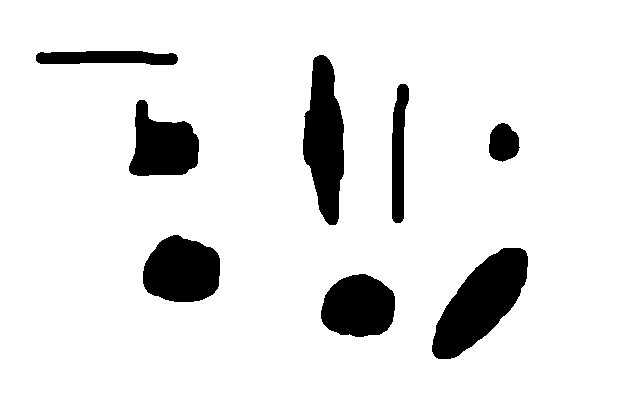
//> input picture shapes.png, 640 x 400 px
$ ./03circleFinder   (built with g++ and OpenCV 4)
//> lines starting //> are read from the running program, lines starting //| are printed output that depends on the picture; after the words box and inside, x2 and y2 are one past the last pixel; in counts of white or black regions, pixels touching at a corner belong together
#include <opencv2/opencv.hpp>
#include <stdio.h>

using namespace cv;

int main( int argc, char** argv )
{
	Mat image;
	Mat imageGray;
	image = imread("../shapes.png", 1);
//> image is the input picture: 400 rows x 640 cols, CV_8UC3; min 0, max 255, mean 229.1

	cvtColor( image, imageGray, CV_BGR2GRAY );

	std::vector<std::vector<Point> > contours;
	std::vector<Vec4i> hierarchy;

	/// Find contours
	findContours( imageGray, contours, hierarchy, CV_RETR_TREE, CV_CHAIN_APPROX_SIMPLE, Point(0, 0) );
//> contours = 9 contours; largest, box (x1, y1, x2, y2) and area: (0, 0, 640, 400) 254961, (431, 247, 529, 360) 5868, (302, 54, 345, 226) 4910, (142, 234, 221, 303) 4187, (320, 273, 396, 338) 3790

	// Start random number generator with a known seed
	RNG rng(12345);

	/// Draw contours
	Mat drawing = Mat::zeros( image.size(), CV_8UC3 );
	for( int i = 0; i< contours.size(); i++ )
	{
		// Calculate perimeter length
		double perimeter = arcLength(contours[i], 1);
		double area = contourArea(contours[i], true);
		double compactness = perimeter * perimeter / (4 * 3.141592 * area);
		printf("perimeter: %8.3f  area: %8.3f   compactness: %8.3f\n", perimeter, area, compactness);

		if(compactness < 1.4)
		{
			// Draw contour
			Scalar color = Scalar( rng.uniform(0, 255), rng.uniform(0,255), rng.uniform(0,255) );
			drawContours( drawing, contours, i, color, 4, 8, hierarchy, 0, Point() );
		}
		else
		{
			// Draw contour
			Scalar color = Scalar( rng.uniform(0, 255), rng.uniform(0,255), rng.uniform(0,255) );
			drawContours( drawing, contours, i, color, 1, 8, hierarchy, 0, Point() );
		}

	}
//> this loop made 9 passes
//> (perimeter, area, compactness) on passes 1 to 9: (2076, -254961, -1.35), (234.9, 3790.5, 1.16), (335.4, 5867.5, 1.53), (247.5, 4187, 1.16), (119.4, 954, 1.19), (271.5, 3661, 1.6), (300.8, 1775, 4.06), (388.1, 4910.5, 2.44), (306.8, 1787, 4.19)
//| perimeter: 2076.000  area: -254961.000   compactness:   -1.345
//| perimeter:  234.894  area: 3790.500   compactness:    1.158
//| perimeter:  335.404  area: 5867.500   compactness:    1.526
//| perimeter:  247.480  area: 4187.000   compactness:    1.164
//| perimeter:  119.397  area:  954.000   compactness:    1.189
//| perimeter:  271.539  area: 3661.000   compactness:    1.603
//| perimeter:  300.770  area: 1775.000   compactness:    4.056
//| perimeter:  388.066  area: 4910.500   compactness:    2.440
//> (output is shown up to pass 8 of 9)
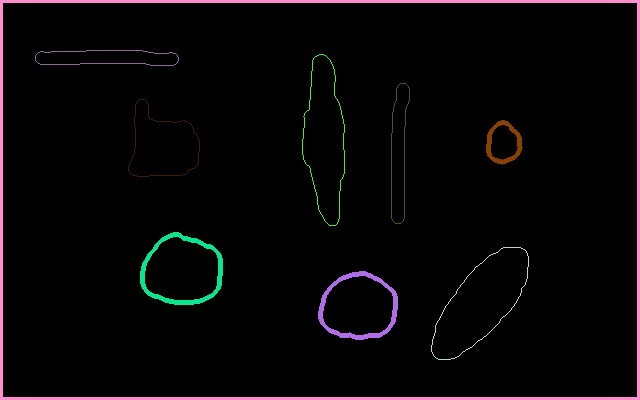
//> drawing: 400 rows x 640 cols, CV_8UC3; mean B, G, R 6.9, 5.8, 7.8

	/// Show in a window
	namedWindow( "Contours", CV_WINDOW_AUTOSIZE );
	imshow( "Contours", drawing );

	waitKey(0);

	return 0;
}

$ run again, with AsAndBs.png copied over shapes.png
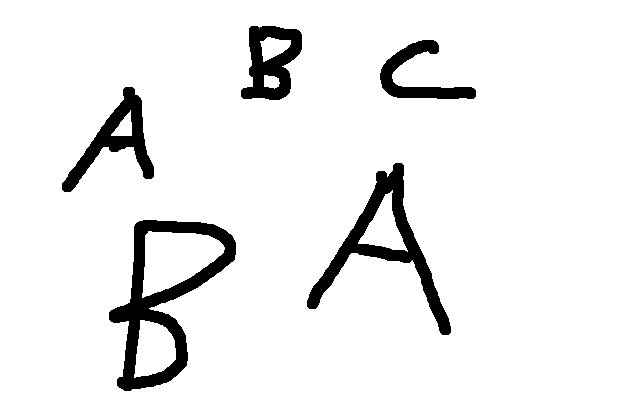
//> input picture AsAndBs.png, 640 x 400 px
//> image is the input picture: 400 rows x 640 cols, CV_8UC3; 92.9% white; 5 black regions, box (x1, y1, x2, y2) and area: (109, 220, 236, 391) 6203, (307, 163, 451, 335) 4762, (62, 87, 154, 192) 2779, (241, 26, 302, 100) 2581, (380, 40, 476, 99) 1926
//> imageGray: 400 rows x 640 cols, CV_8UC1; 92.9% white; 5 black regions
//> contours = 12 contours; largest, box (x1, y1, x2, y2) and area: (0, 0, 640, 400) 254961, (108, 219, 237, 392) 11824, (306, 162, 452, 336) 6383, (142, 231, 225, 298) 3450, (240, 25, 303, 101) 3348
//> the loop `for( int i = 0; i< contours.size(); i++ )` made 12 passes
//> (perimeter, area, compactness) on passes 1 to 8: (2076, -254961, -1.35), (611.7, 11823.5, 2.52), (172, -1704.5, -1.38), (256.8, -3450.5, -1.52), (640.8, 6383, 5.12), (189.2, -1264, -2.25), (389.1, 3233.5, 3.73), (78.28, -255, -1.91)
//> (printed output is left out)
//> after the loop `for( int i = 0; i< contours.size(); i++ )`:
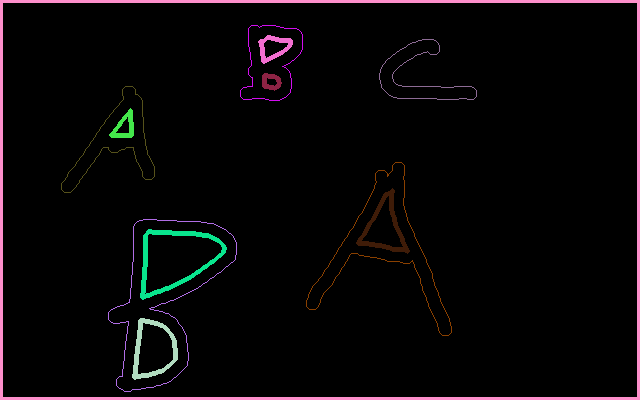
//> drawing: 400 rows x 640 cols, CV_8UC3; mean B, G, R 7.6, 6.4, 8.7

$ run again, with bs.png copied over shapes.png
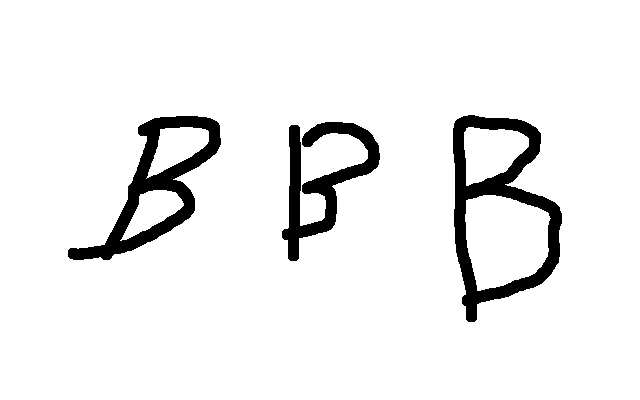
//> input picture bs.png, 640 x 400 px
//> image is the input picture: 400 rows x 640 cols, CV_8UC3; 93.4% white; 3 black regions, box (x1, y1, x2, y2) and area: (453, 115, 562, 322) 6841, (68, 116, 221, 260) 5675, (282, 122, 380, 261) 4456
//> imageGray: 400 rows x 640 cols, CV_8UC1; 93.4% white; 3 black regions
//> contours = 8 contours; box (x1, y1, x2, y2) and area: (0, 0, 640, 400) 254961, (452, 114, 563, 323) 16164, (67, 115, 222, 261) 9259, (465, 195, 551, 291) 6240, (281, 121, 381, 262) 4819, (464, 127, 529, 186) 2557, (146, 127, 209, 179) 1688, (120, 190, 184, 241) 1486
//> the loop `for( int i = 0; i< contours.size(); i++ )` made 8 passes
//> (perimeter, area, compactness) on passes 1 to 8: (2076, -254961, -1.35), (800.9, 4819, 10.59), (563.7, 9259, 2.73), (185.6, -1486.5, -1.84), (193.2, -1688, -1.76), (631.5, 16164.5, 1.96), (319.8, -6240, -1.3), (214.4, -2557, -1.43)
//> (printed output is left out)
//> after the loop `for( int i = 0; i< contours.size(); i++ )`:
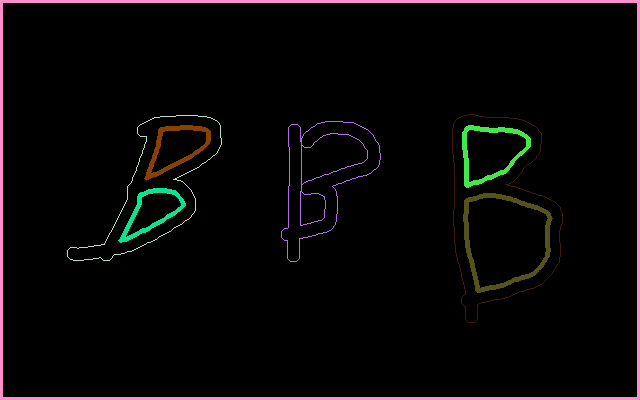
//> drawing: 400 rows x 640 cols, CV_8UC3; mean B, G, R 6.8, 6.5, 8.3
